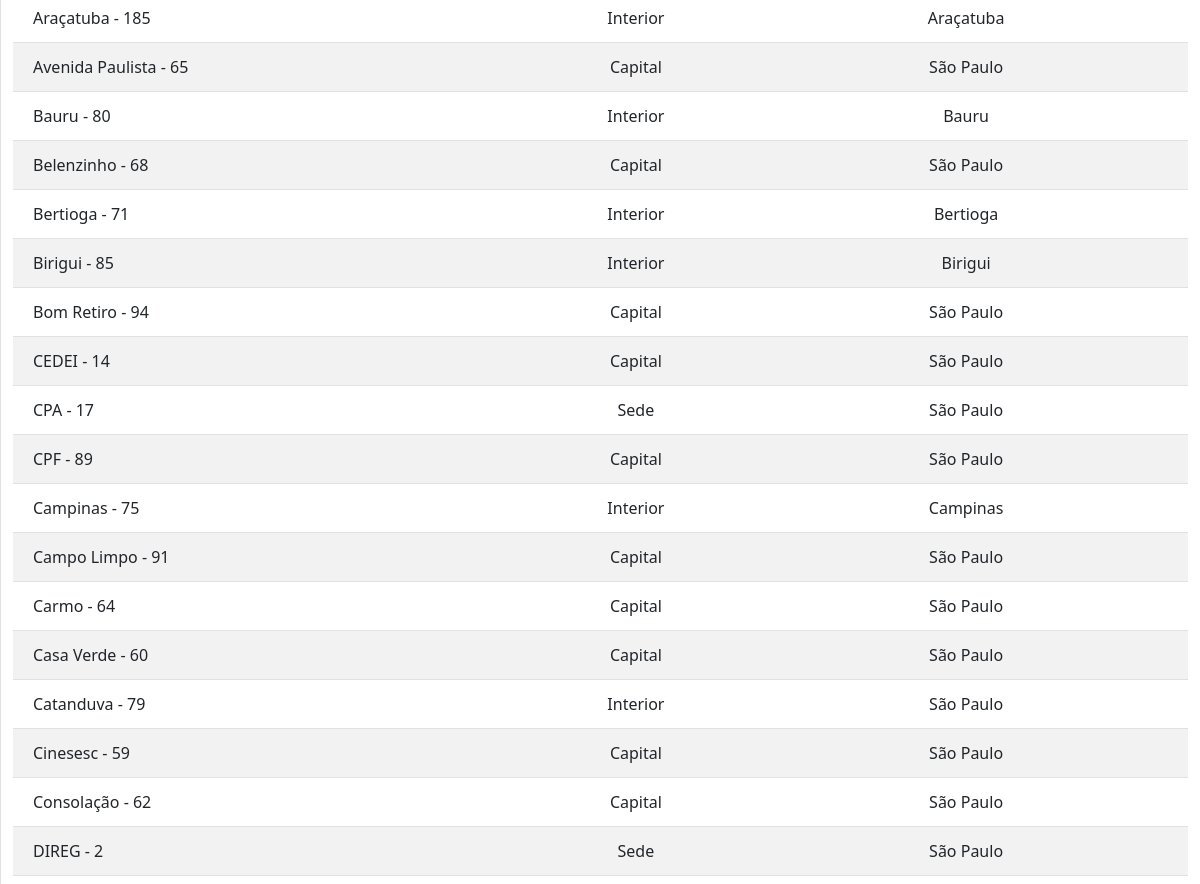
/unidades (middle part), run on an earlier commit of the app's database.
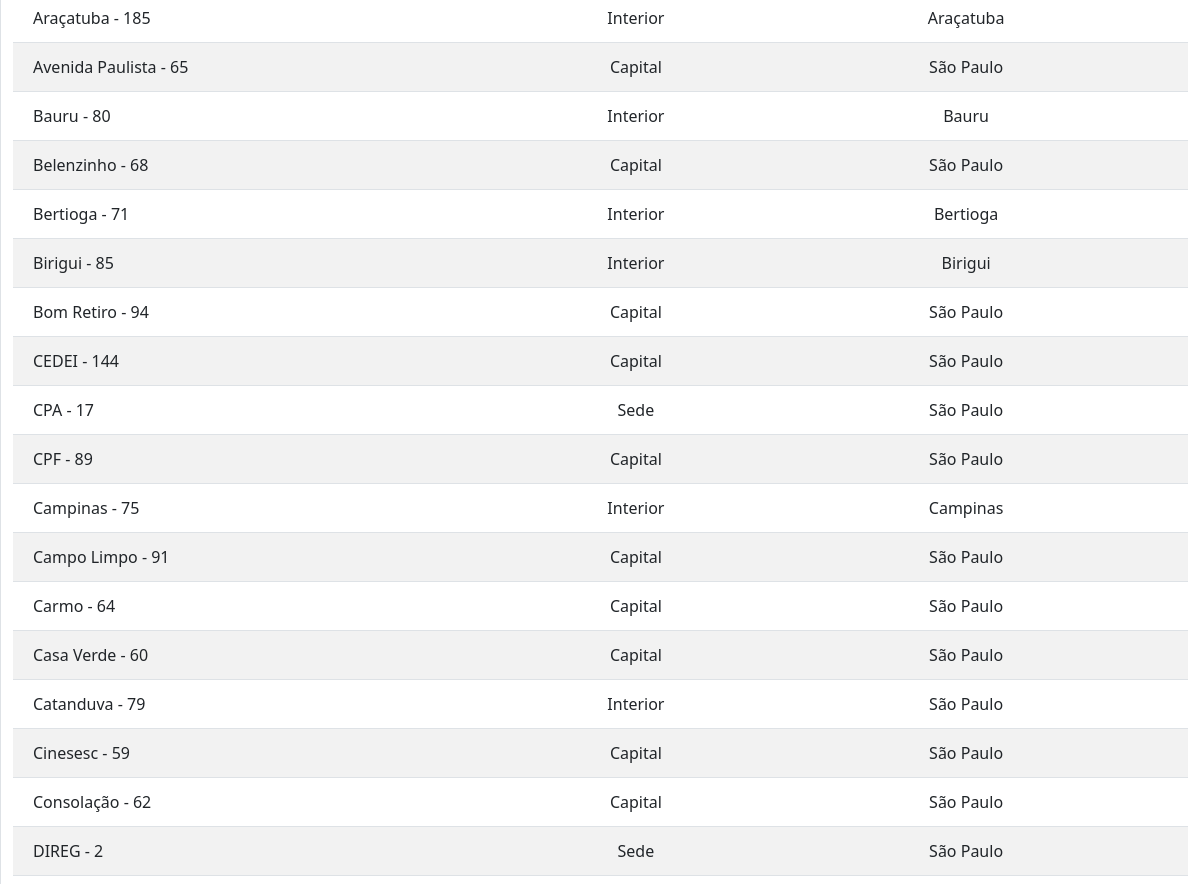
And on a later commit of the database.
### create_user_app/models.py (models this page shows, shortened)
class Unidade(models.Model):
    nomeUo = models.CharField(blank=False, null=False,max_length=30,help_text="Nome da UO para exibição")
    numeroUo = models.CharField(blank=False, null=False,max_length=10,help_text="Número da UO")
    nomeUOnoAD = models.CharField(blank=False, null=False,max_length=100,help_text="Inserir o nome da unidade conforme AD, incluindo espaços caso tenha no AD")
    grupoUo = models.CharField(blank=True, null=True,max_length=500,help_text="Inserir os nomes dos grupos conforme AD, separados por virgula e sem espaçamento, exemplo: grupo1,grupo2,grupo3 ")
    cidadeUo = models.CharField(blank=False, null=False,max_length=500,default='São Paulo',help_text="Cidade da Unidade")
    LOCAL_CHOICES = (
        ('capital','CAPITAL'),
        ('interior', 'INTERIOR'),
        ('sede','SEDE'),
    )
    ESTADO_CHOICES = (
        ('SP','SP'),
        ('outros','OUTROS')
    )
    local = models.CharField(max_length=10, choices=LOCAL_CHOICES, default='capital',help_text="Inserir se a unidade está na sede, no interior ou na capital")
    estado = models.CharField(max_length=10, choices=ESTADO_CHOICES, default='SP',help_text="Estado da Unidade")
    class Meta:
      ordering = ['nomeUo']

### atendimentosistema/views.py (the view)
# urls.py: path('unidades', lista_uo, name='lista_uo'),
def lista_uo(request):
    unidades = Unidade.objects.all().order_by('nomeUo')
    return render(request, 'lista_uo.html', {'unidades':unidades})

### templates/lista_uo.html (shortened to what this page needs)
{% extends 'partials/base.html' %}
{% load static %}
{% block main %}
<div class="table-responsive  ">
    <table class="table table-striped table-sm  ">
        {% for unidade in unidades %}
        <tr>
            <td>
                <a class="nav-link text-dark text-left">{{unidade.nomeUo}} - {{unidade.numeroUo}} </a>
            </td>
            <td>
                <a class="nav-link text-dark text-center text-capitalize">{{unidade.local}} </a>
            </td>
            <td>
                <a class="nav-link text-dark text-center">{{unidade.cidadeUo}} </a>
            </td>
        </tr>
        {% endfor %}
    </table>
</div>
{% endblock %}

What changed in the data, as far as the page shows it:
changed Unidade "CEDEI": numeroUo "14" → "144"
